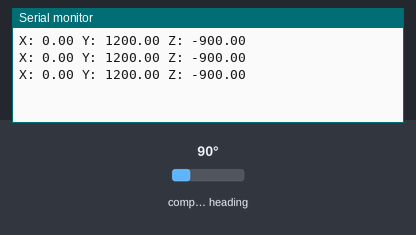
A sketch run on a simulated Arduino Uno, built with avr-gcc and run on an emulated ATmega328P. Shown: the last lines printed to the serial monitor. The inputs (shaded band) are chosen by the test bench; at power-on: compass heading 90°.

Above: at 1.3 s.
1.4 s: compass heading set to 7°
At 1.9 s:
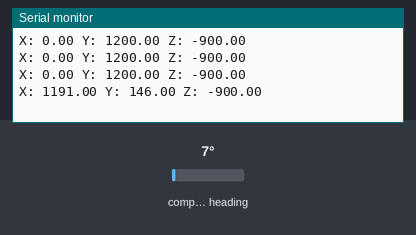
2.9 s: compass heading set to 180°
At 3.4 s:
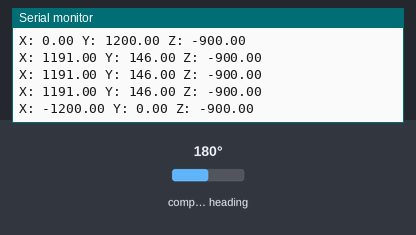
Timing chart, 0 to 5.9 s (numbered marks = the images above; inputs shaded):
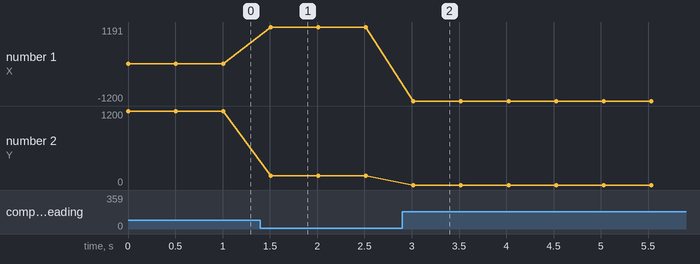

Measured:
- after the input at 1.4 s, the serial monitor: prints a new line after 0.11 s (image 1)
- after the input at 2.9 s, the serial monitor: prints a new line after 0.12 s (image 2)
- plotted number 1: 0 → 1191 after the input at 1.4 s, 1191 → -1200 after the input at 2.9 s
- plotted number 2: 1200 → 146 after the input at 1.4 s

The sketch:

Mag_Test.ino
```cpp
#include <Wire.h>
#include <HMC5883L.h>

HMC5883L compass;

void setup() {
  Serial.begin(115200);
  Wire.begin();

  // Initialize the magnetometer
  if (!compass.begin()) {
    Serial.println("Couldn't find the HMC5883L magnetometer");
    while (1);
  }
}

void loop() {
  // Read magnetometer values
  Vector magnetometer = compass.readNormalize();

  // Output the magnetometer readings to Serial Monitor
  Serial.print("X: "); Serial.print(magnetometer.XAxis); Serial.print(" ");
  Serial.print("Y: "); Serial.print(magnetometer.YAxis); Serial.print(" ");
  Serial.print("Z: "); Serial.println(magnetometer.ZAxis);

  delay(500);  // Small delay
}
```
